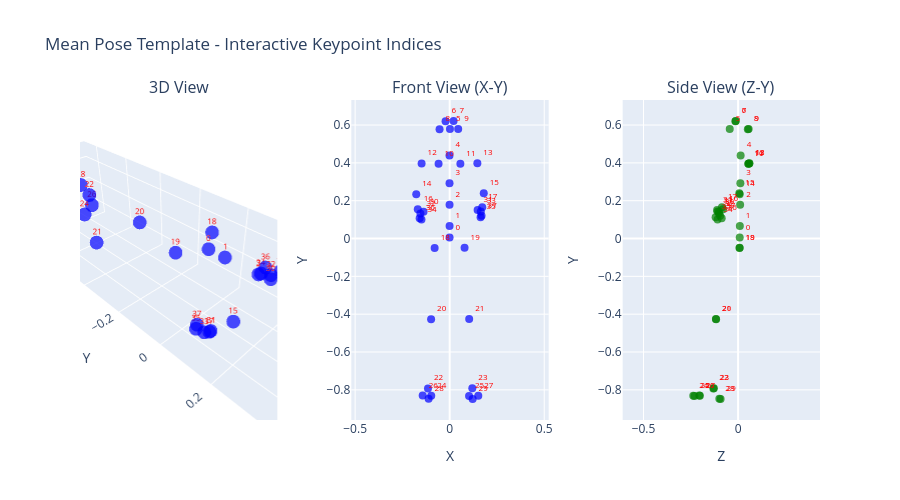

The notebook cell this image was saved under:
### Markdown cell above
### Visualize Keypoints

### Code cell
from pose_dynamics.keypoint_viz import (
    plot_keypoints_interactive,
    plot_keypoints_with_indices_static,
    print_keypoint_table
)

# Print summary
print(f"Total keypoints: {len(template)}")
print(f"Keypoint shape: {template.shape}")
print("\n" + "="*70)

try:
    print("\nCreating interactive 3D visualization (hover over points to see details)...")
    fig = plot_keypoints_interactive(template, title="Mean Pose Template - Interactive Keypoint Indices")
except ImportError:
    print("\nplotly not available, using static matplotlib plots...")
    print("Install plotly for interactive plots: pip install plotly")
    plot_keypoints_with_indices_static(template, title="Mean Pose Template - Keypoint Indices")

### Figure 1 — Plotly figure (JSON) as saved in the notebook; plotly's stock layout.template omitted (floating-point values rounded to 4 significant figures)
{"data": [{"hoverinfo": "text", "hovertext": ["Index: 0<br>X: -0.000<br>Y: 0.005<br>Z: 0.009", "Index: 1<br>X: -0.000<br>Y: 0.066<br>Z: 0.009", "Index: 2<br>X: -0.001<br>Y: 0.179<br>Z: 0.011", "Index: 3<br>X: -0.001<br>Y: 0.292<br>Z: 0.012", "Index: 4<br>X: -0.001<br>Y: 0.439<br>Z: 0.013", "Index: 5<br>X: 0.002<br>Y: 0.580<br>Z: -0.044", "Index: 6<br>X: -0.022<br>Y: 0.621<br>Z: -0.014", "Index: 7<br>X: 0.021<br>Y: 0.621<br>Z: -0.012", "Index: 8<br>X: -0.054<br>Y: 0.577<br>Z: 0.051", "Index: 9<br>X: 0.045<br>Y: 0.579<br>Z: 0.056", "Index: 10<br>X: -0.059<br>Y: 0.396<br>Z: 0.054", "Index: 11<br>X: 0.057<br>Y: 0.396<br>Z: 0.055", "Index: 12<br>X: -0.148<br>Y: 0.397<br>Z: 0.059", "Index: 13<br>X: 0.146<br>Y: 0.398<br>Z: 0.060", "Index: 14<br>X: -0.177<br>Y: 0.234<br>Z: 0.008", "Index: 15<br>X: 0.180<br>Y: 0.239<br>Z: 0.006", "Index: 16<br>X: -0.169<br>Y: 0.155<br>Z: -0.080", "Index: 17<br>X: 0.172<br>Y: 0.166<br>Z: -0.085", "Index: 18<br>X: -0.079<br>Y: -0.050<br>Z: 0.008", "Index: 19<br>X: 0.079<br>Y: -0.049<br>Z: 0.008", "Index: 20<br>X: -0.098<br>Y: -0.427<br>Z: -0.116", "Index: 21<br>X: 0.103<br>Y: -0.426<br>Z: -0.117", "Index: 22<br>X: -0.115<br>Y: -0.793<br>Z: -0.131", "Index: 23<br>X: 0.120<br>Y: -0.792<br>Z: -0.128", "Index: 24<br>X: -0.097<br>Y: -0.831<br>Z: -0.237", "Index: 25<br>X: 0.102<br>Y: -0.832<br>Z: -0.230", "Index: 26<br>X: -0.143<br>Y: -0.830<br>Z: -0.205", "Index: 27<br>X: 0.151<br>Y: -0.831<br>Z: -0.202", "Index: 28<br>X: -0.111<br>Y: -0.848<br>Z: -0.099", "Index: 29<br>X: 0.121<br>Y: -0.849<br>Z: -0.093", "Index: 30<br>X: -0.138<br>Y: 0.142<br>Z: -0.102", "Index: 31<br>X: 0.148<br>Y: 0.151<br>Z: -0.111", "Index: 32<br>X: -0.155<br>Y: 0.132<br>Z: -0.101", "Index: 33<br>X: 0.165<br>Y: 0.143<br>Z: -0.109", "Index: 34<br>X: -0.149<br>Y: 0.100<br>Z: -0.109", "Index: 35<br>X: 0.163<br>Y: 0.113<br>Z: -0.119", "Index: 36<br>X: -0.159<br>Y: 0.107<br>Z: -0.087", "Index: 37<br>X: 0.169<br>Y: 0.120<br>Z: -0.095"], "marker": {"color": "blue", "opacity": 0.7, "size": 8}, "mode": "markers+text", "name": "Keypoints", "scene": "scene", "text": ["0", "1", "2", "3", "4", "5", "6", "7", "8", "9", "10", "11", "12", "13", "14", "15", "16", "17", "18", "19", "20", "21", "22", "23", "24", "25", "26", "27", "28", "29", "30", "31", "32", "33", "34", "35", "36", "37"], "textfont": {"color": "red", "size": 8}, "textposition": "top center", "type": "scatter3d", "x": [-0.0004283, -0.00049, -0.0006299, -0.0007752, -0.0009633, 0.001512, -0.0217, 0.02055, -0.05352, 0.04505, -0.05871, 0.05654, -0.1484, 0.1464, -0.1768, 0.1802, -0.1686, 0.1722, -0.07941, 0.07872, -0.09818, 0.1031, -0.1148, 0.1197, -0.09738, 0.1024, -0.1427, 0.1514, -0.1114, 0.1214, -0.1382, 0.1478, -0.1548, 0.1646, -0.1491, 0.1635, -0.1588, 0.1686], "y": [0.005424, 0.06621, 0.179, 0.2917, 0.439, 0.5797, 0.6208, 0.6214, 0.5773, 0.5789, 0.3959, 0.396, 0.3968, 0.3976, 0.2344, 0.2394, 0.1551, 0.1659, -0.04954, -0.0494, -0.4267, -0.4258, -0.7928, -0.7917, -0.8311, -0.8322, -0.8303, -0.8314, -0.8475, -0.8485, 0.1421, 0.1507, 0.1318, 0.1429, 0.1001, 0.113, 0.107, 0.1204], "z": [0.008537, 0.009245, 0.01075, 0.01196, 0.01342, -0.04421, -0.01427, -0.0125, 0.05145, 0.05559, 0.05401, 0.05453, 0.05908, 0.05969, 0.008386, 0.006488, -0.07957, -0.08545, 0.007705, 0.008133, -0.1163, -0.1173, -0.1309, -0.128, -0.237, -0.2304, -0.2052, -0.202, -0.09928, -0.09257, -0.1018, -0.1109, -0.1009, -0.1094, -0.1087, -0.1188, -0.08682, -0.09496]}, {"hoverinfo": "text", "hovertext": ["Index: 0<br>X: -0.000<br>Y: 0.005<br>Z: 0.009", "Index: 1<br>X: -0.000<br>Y: 0.066<br>Z: 0.009", "Index: 2<br>X: -0.001<br>Y: 0.179<br>Z: 0.011", "Index: 3<br>X: -0.001<br>Y: 0.292<br>Z: 0.012", "Index: 4<br>X: -0.001<br>Y: 0.439<br>Z: 0.013", "Index: 5<br>X: 0.002<br>Y: 0.580<br>Z: -0.044", "Index: 6<br>X: -0.022<br>Y: 0.621<br>Z: -0.014", "Index: 7<br>X: 0.021<br>Y: 0.621<br>Z: -0.012", "Index: 8<br>X: -0.054<br>Y: 0.577<br>Z: 0.051", "Index: 9<br>X: 0.045<br>Y: 0.579<br>Z: 0.056", "Index: 10<br>X: -0.059<br>Y: 0.396<br>Z: 0.054", "Index: 11<br>X: 0.057<br>Y: 0.396<br>Z: 0.055", "Index: 12<br>X: -0.148<br>Y: 0.397<br>Z: 0.059", "Index: 13<br>X: 0.146<br>Y: 0.398<br>Z: 0.060", "Index: 14<br>X: -0.177<br>Y: 0.234<br>Z: 0.008", "Index: 15<br>X: 0.180<br>Y: 0.239<br>Z: 0.006", "Index: 16<br>X: -0.169<br>Y: 0.155<br>Z: -0.080", "Index: 17<br>X: 0.172<br>Y: 0.166<br>Z: -0.085", "Index: 18<br>X: -0.079<br>Y: -0.050<br>Z: 0.008", "Index: 19<br>X: 0.079<br>Y: -0.049<br>Z: 0.008", "Index: 20<br>X: -0.098<br>Y: -0.427<br>Z: -0.116", "Index: 21<br>X: 0.103<br>Y: -0.426<br>Z: -0.117", "Index: 22<br>X: -0.115<br>Y: -0.793<br>Z: -0.131", "Index: 23<br>X: 0.120<br>Y: -0.792<br>Z: -0.128", "Index: 24<br>X: -0.097<br>Y: -0.831<br>Z: -0.237", "Index: 25<br>X: 0.102<br>Y: -0.832<br>Z: -0.230", "Index: 26<br>X: -0.143<br>Y: -0.830<br>Z: -0.205", "Index: 27<br>X: 0.151<br>Y: -0.831<br>Z: -0.202", "Index: 28<br>X: -0.111<br>Y: -0.848<br>Z: -0.099", "Index: 29<br>X: 0.121<br>Y: -0.849<br>Z: -0.093", "Index: 30<br>X: -0.138<br>Y: 0.142<br>Z: -0.102", "Index: 31<br>X: 0.148<br>Y: 0.151<br>Z: -0.111", "Index: 32<br>X: -0.155<br>Y: 0.132<br>Z: -0.101", "Index: 33<br>X: 0.165<br>Y: 0.143<br>Z: -0.109", "Index: 34<br>X: -0.149<br>Y: 0.100<br>Z: -0.109", "Index: 35<br>X: 0.163<br>Y: 0.113<br>Z: -0.119", "Index: 36<br>X: -0.159<br>Y: 0.107<br>Z: -0.087", "Index: 37<br>X: 0.169<br>Y: 0.120<br>Z: -0.095"], "marker": {"color": "blue", "opacity": 0.7, "size": 8}, "mode": "markers+text", "name": "Front", "text": ["0", "1", "2", "3", "4", "5", "6", "7", "8", "9", "10", "11", "12", "13", "14", "15", "16", "17", "18", "19", "20", "21", "22", "23", "24", "25", "26", "27", "28", "29", "30", "31", "32", "33", "34", "35", "36", "37"], "textfont": {"color": "red", "size": 8}, "textposition": "top right", "type": "scatter", "x": [-0.0004283, -0.00049, -0.0006299, -0.0007752, -0.0009633, 0.001512, -0.0217, 0.02055, -0.05352, 0.04505, -0.05871, 0.05654, -0.1484, 0.1464, -0.1768, 0.1802, -0.1686, 0.1722, -0.07941, 0.07872, -0.09818, 0.1031, -0.1148, 0.1197, -0.09738, 0.1024, -0.1427, 0.1514, -0.1114, 0.1214, -0.1382, 0.1478, -0.1548, 0.1646, -0.1491, 0.1635, -0.1588, 0.1686], "xaxis": "x", "y": [0.005424, 0.06621, 0.179, 0.2917, 0.439, 0.5797, 0.6208, 0.6214, 0.5773, 0.5789, 0.3959, 0.396, 0.3968, 0.3976, 0.2344, 0.2394, 0.1551, 0.1659, -0.04954, -0.0494, -0.4267, -0.4258, -0.7928, -0.7917, -0.8311, -0.8322, -0.8303, -0.8314, -0.8475, -0.8485, 0.1421, 0.1507, 0.1318, 0.1429, 0.1001, 0.113, 0.107, 0.1204], "yaxis": "y"}, {"hoverinfo": "text", "hovertext": ["Index: 0<br>X: -0.000<br>Y: 0.005<br>Z: 0.009", "Index: 1<br>X: -0.000<br>Y: 0.066<br>Z: 0.009", "Index: 2<br>X: -0.001<br>Y: 0.179<br>Z: 0.011", "Index: 3<br>X: -0.001<br>Y: 0.292<br>Z: 0.012", "Index: 4<br>X: -0.001<br>Y: 0.439<br>Z: 0.013", "Index: 5<br>X: 0.002<br>Y: 0.580<br>Z: -0.044", "Index: 6<br>X: -0.022<br>Y: 0.621<br>Z: -0.014", "Index: 7<br>X: 0.021<br>Y: 0.621<br>Z: -0.012", "Index: 8<br>X: -0.054<br>Y: 0.577<br>Z: 0.051", "Index: 9<br>X: 0.045<br>Y: 0.579<br>Z: 0.056", "Index: 10<br>X: -0.059<br>Y: 0.396<br>Z: 0.054", "Index: 11<br>X: 0.057<br>Y: 0.396<br>Z: 0.055", "Index: 12<br>X: -0.148<br>Y: 0.397<br>Z: 0.059", "Index: 13<br>X: 0.146<br>Y: 0.398<br>Z: 0.060", "Index: 14<br>X: -0.177<br>Y: 0.234<br>Z: 0.008", "Index: 15<br>X: 0.180<br>Y: 0.239<br>Z: 0.006", "Index: 16<br>X: -0.169<br>Y: 0.155<br>Z: -0.080", "Index: 17<br>X: 0.172<br>Y: 0.166<br>Z: -0.085", "Index: 18<br>X: -0.079<br>Y: -0.050<br>Z: 0.008", "Index: 19<br>X: 0.079<br>Y: -0.049<br>Z: 0.008", "Index: 20<br>X: -0.098<br>Y: -0.427<br>Z: -0.116", "Index: 21<br>X: 0.103<br>Y: -0.426<br>Z: -0.117", "Index: 22<br>X: -0.115<br>Y: -0.793<br>Z: -0.131", "Index: 23<br>X: 0.120<br>Y: -0.792<br>Z: -0.128", "Index: 24<br>X: -0.097<br>Y: -0.831<br>Z: -0.237", "Index: 25<br>X: 0.102<br>Y: -0.832<br>Z: -0.230", "Index: 26<br>X: -0.143<br>Y: -0.830<br>Z: -0.205", "Index: 27<br>X: 0.151<br>Y: -0.831<br>Z: -0.202", "Index: 28<br>X: -0.111<br>Y: -0.848<br>Z: -0.099", "Index: 29<br>X: 0.121<br>Y: -0.849<br>Z: -0.093", "Index: 30<br>X: -0.138<br>Y: 0.142<br>Z: -0.102", "Index: 31<br>X: 0.148<br>Y: 0.151<br>Z: -0.111", "Index: 32<br>X: -0.155<br>Y: 0.132<br>Z: -0.101", "Index: 33<br>X: 0.165<br>Y: 0.143<br>Z: -0.109", "Index: 34<br>X: -0.149<br>Y: 0.100<br>Z: -0.109", "Index: 35<br>X: 0.163<br>Y: 0.113<br>Z: -0.119", "Index: 36<br>X: -0.159<br>Y: 0.107<br>Z: -0.087", "Index: 37<br>X: 0.169<br>Y: 0.120<br>Z: -0.095"], "marker": {"color": "green", "opacity": 0.7, "size": 8}, "mode": "markers+text", "name": "Side", "text": ["0", "1", "2", "3", "4", "5", "6", "7", "8", "9", "10", "11", "12", "13", "14", "15", "16", "17", "18", "19", "20", "21", "22", "23", "24", "25", "26", "27", "28", "29", "30", "31", "32", "33", "34", "35", "36", "37"], "textfont": {"color": "red", "size": 8}, "textposition": "top right", "type": "scatter", "x": [0.008537, 0.009245, 0.01075, 0.01196, 0.01342, -0.04421, -0.01427, -0.0125, 0.05145, 0.05559, 0.05401, 0.05453, 0.05908, 0.05969, 0.008386, 0.006488, -0.07957, -0.08545, 0.007705, 0.008133, -0.1163, -0.1173, -0.1309, -0.128, -0.237, -0.2304, -0.2052, -0.202, -0.09928, -0.09257, -0.1018, -0.1109, -0.1009, -0.1094, -0.1087, -0.1188, -0.08682, -0.09496], "xaxis": "x2", "y": [0.005424, 0.06621, 0.179, 0.2917, 0.439, 0.5797, 0.6208, 0.6214, 0.5773, 0.5789, 0.3959, 0.396, 0.3968, 0.3976, 0.2344, 0.2394, 0.1551, 0.1659, -0.04954, -0.0494, -0.4267, -0.4258, -0.7928, -0.7917, -0.8311, -0.8322, -0.8303, -0.8314, -0.8475, -0.8485, 0.1421, 0.1507, 0.1318, 0.1429, 0.1001, 0.113, 0.107, 0.1204], "yaxis": "y2"}], "layout": {"annotations": [{"font": {"size": 16}, "showarrow": false, "text": "3D View", "x": 0.1333, "xanchor": "center", "xref": "paper", "y": 1, "yanchor": "bottom", "yref": "paper"}, {"font": {"size": 16}, "showarrow": false, "text": "Front View (X-Y)", "x": 0.5, "xanchor": "center", "xref": "paper", "y": 1, "yanchor": "bottom", "yref": "paper"}, {"font": {"size": 16}, "showarrow": false, "text": "Side View (Z-Y)", "x": 0.8667, "xanchor": "center", "xref": "paper", "y": 1, "yanchor": "bottom", "yref": "paper"}], "height": 500, "hovermode": "closest", "scene": {"aspectmode": "data", "domain": {"x": [0, 0.2667], "y": [0, 1]}, "xaxis": {"title": {"text": "X"}}, "yaxis": {"title": {"text": "Y"}}, "zaxis": {"title": {"text": "Z"}}}, "showlegend": false, "title": {"text": "Mean Pose Template - Interactive Keypoint Indices"}, "xaxis": {"anchor": "y", "domain": [0.3667, 0.6333], "scaleanchor": "y", "scaleratio": 1, "title": {"text": "X"}}, "xaxis2": {"anchor": "y2", "domain": [0.7333, 1], "scaleanchor": "y", "scaleratio": 1, "title": {"text": "Z"}}, "yaxis": {"anchor": "x", "domain": [0, 1], "title": {"text": "Y"}}, "yaxis2": {"anchor": "x2", "domain": [0, 1], "title": {"text": "Y"}}}}
